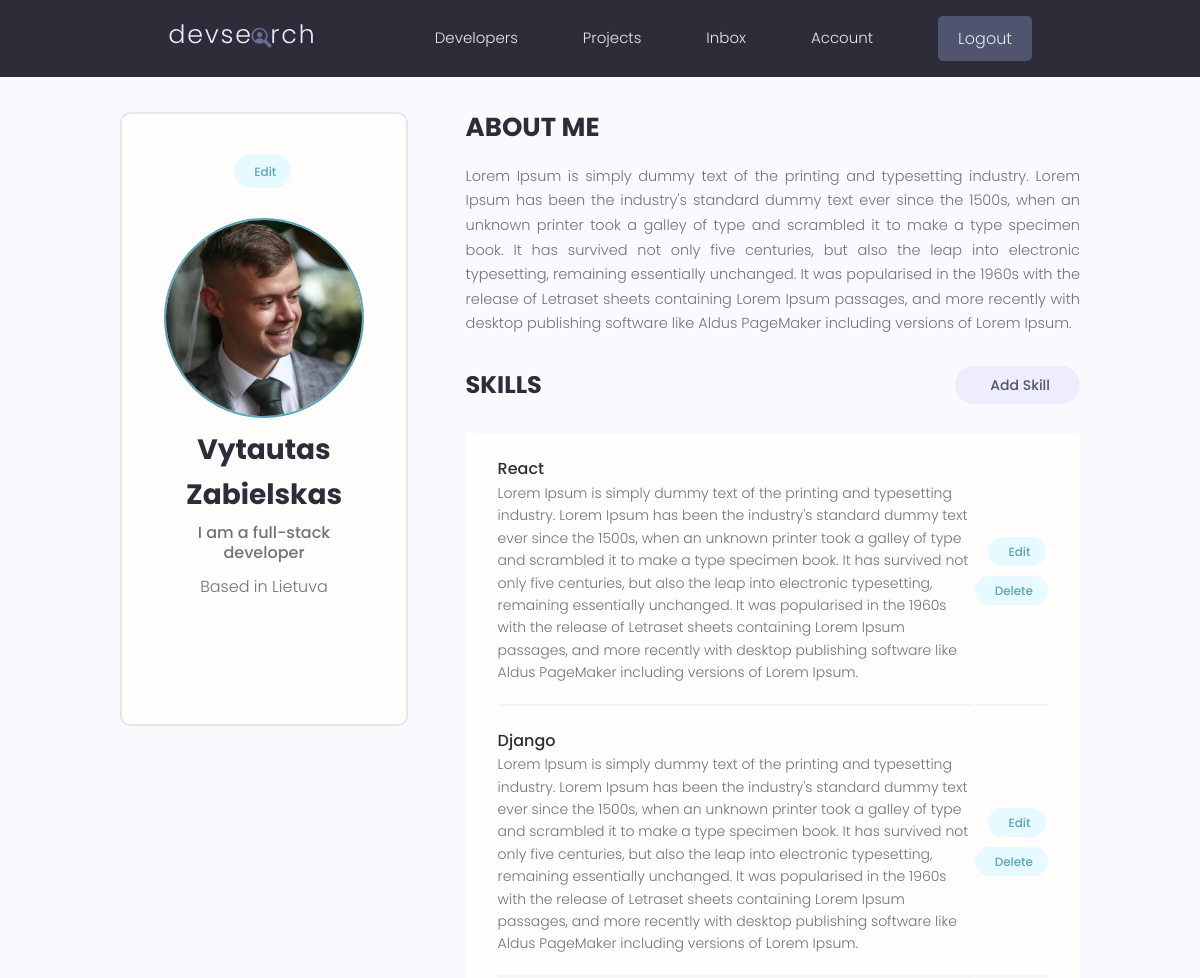
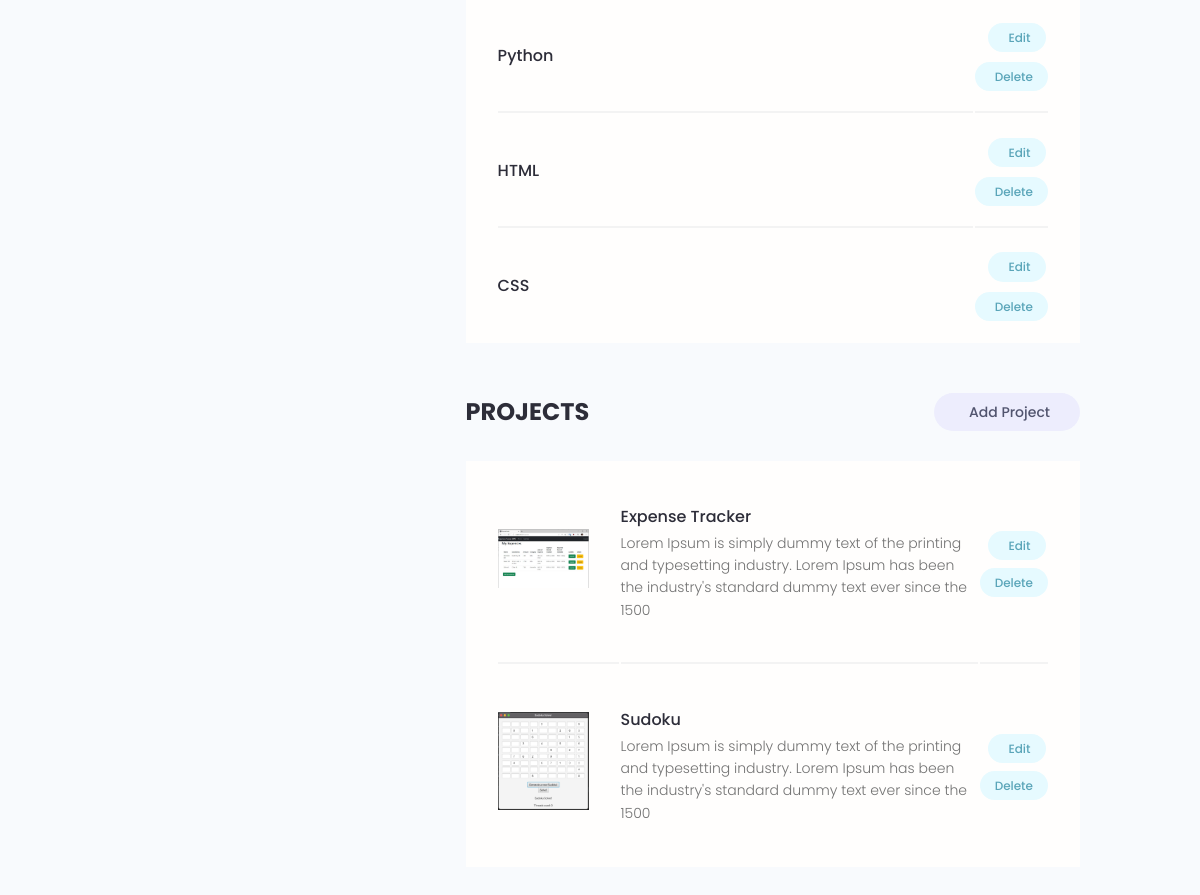
The app's page /account/ (signed in) with its own data (2 pictures, top to bottom).
### users/models.py (models this page shows, shortened)
class Profile(models.Model):
    user = models.OneToOneField(User, on_delete=models.CASCADE, null=True, blank=True)
    name = models.CharField(max_length=200, null=True, blank=True)
    email = models.EmailField(max_length=500, null=True, blank=True)
    username = models.CharField(max_length=200, null=True, blank=True)
    location = models.CharField(max_length=200, null=True, blank=True)
    short_intro = models.CharField(max_length=200, null=True, blank=True)
    bio = models.TextField(null=True, blank=True)
    profile_image = models.ImageField(null=True, blank=True, upload_to="profiles/", default="profiles/user-default.png")
    social_github = models.CharField(max_length=200, null=True, blank=True)
    social_twitter = models.CharField(max_length=200, null=True, blank=True)
    social_linkedin = models.CharField(max_length=200, null=True, blank=True)
    social_youtube = models.CharField(max_length=200, null=True, blank=True)
    social_website = models.CharField(max_length=200, null=True, blank=True)
    created = models.DateTimeField(auto_now_add=True)
    id = models.UUIDField(default=uuid.uuid4, unique=True, primary_key=True, editable=False)

class Skill(models.Model):
    owner = models.ForeignKey(Profile, on_delete=models.CASCADE, null=True, blank=True)
    name = models.CharField(max_length=200, null=True, blank=True)
    description = models.TextField(null=True, blank=True)
    created = models.DateTimeField(auto_now_add=True)
    id = models.UUIDField(default=uuid.uuid4, unique=True, primary_key=True, editable=False)

### projects/models.py (models this page shows, shortened)
class Project(models.Model):
    owner = models.ForeignKey(Profile, null=True, blank=True, on_delete=models.SET_NULL)
    title = models.CharField(max_length=200)
    description = models.TextField(null=True, blank=True)
    featured_image = models.ImageField(null=True, blank=True, default="default.jpg")
    demo_link = models.CharField(max_length=2000, null=True, blank=True)
    source_link = models.CharField(max_length=2000, null=True, blank=True)
    tags = models.ManyToManyField("Tag", blank=True)
    vote_total = models.IntegerField(default=0, null=True, blank=True)
    vote_ratio = models.IntegerField(default=0, null=True, blank=True)
    created = models.DateTimeField(auto_now_add=True)
    id = models.UUIDField(default=uuid.uuid4, unique=True, primary_key=True, editable=False)

### users/views.py (the view)
# urls.py: path("account/", views.userAccount, name="account"),
@login_required(login_url="login")
def userAccount(request):
    profile = request.user.profile
    skills = profile.skill_set.all()
    projects = profile.project_set.all()
    context = {"profile" : profile, "skills" : skills, "projects" : projects}
    return render(request, "users/account.html", context)

### users/templates/users/account.html (shortened to what this page needs)
{% extends "main.html" %} {% block content %}
<main class="settingsPage profile my-md">
    <div class="container">
        <div class="layout">
            <div class="column column--1of3">
                <div class="card text-center">
                    <div class="card__body dev">
                        <a class="tag tag--pill tag--main settings__btn" href="{% url 'edit-account' %}"> Edit</a>
                        <img class="avatar avatar--xl dev__avatar" src={{profile.profile_image.url}}/>
                        <h2 class="dev__name">{{profile.name}}</h2>
                        <p class="dev__title">{{profile.short_intro}}</p>
                        <p class="dev__location">Based in {{profile.location}}</p>
                        <ul class="dev__social">
                        </ul>
                    </div>
                </div>
            </div>
            <div class="column column--2of3">
                <div class="devInfo">
                    <h3 class="devInfo__title">About Me</h3>
                    <p class="devInfo__about">{{profile.bio}}</p>
                </div>
                <div class="settings">
                    <h3 class="settings__title">Skills</h3>
                    <a class="tag tag--pill tag--sub settings__btn tag--lg" href="{% url 'create-skill' %}"> Add Skill</a>
                </div>
                <table class="settings__table">
                    {% for skill in skills %}
                    <tr>
                        <td class="settings__tableInfo">
                            <h4>{{skill.name}}</h4>
                            <p>{{skill.description}}</p>
                        </td>
                        <td class="settings__tableActions">
                            <a class="tag tag--pill tag--main settings__btn" href="{% url 'update-skill' skill.id %}"> Edit</a>
                            <a class="tag tag--pill tag--main settings__btn" href="{% url 'delete-skill' skill.id %}?next=/account/"> Delete</a>
                        </td>
                    </tr>
                    {% endfor %}
                </table>
                <div class="settings">
                    <h3 class="settings__title">Projects</h3>
                    <a class="tag tag--pill tag--sub settings__btn tag--lg" href="{% url 'create-project' %}"> Add Project</a>
                </div>
                <table class="settings__table">
                    {% for project in projects %}
                    <tr>
                        <td class="settings__thumbnail">
                            <a href="{% url 'project' project.id %}"><img src={{project.featured_image.url}} alt="Project Thumbnail" /></a>
                        </td>
                        <td class="settings__tableInfo">
                            <a href="{% url 'project' project.id %}">{{project.title}}</a>
                            <p>{{project.description|slice:"150"}}</p>
                        </td>
                        <td class="settings__tableActions">
                            <a class="tag tag--pill tag--main settings__btn" href="{% url 'update-project' project.id %}"> Edit</a>
                            <a class="tag tag--pill tag--main settings__btn" href="{% url 'delete-project' project.id %}?next=/account/"></i> Delete</a>
                        </td>
                    </tr>
                    {% endfor %}
                </table>
            </div>
        </div>
    </div>
</main>
{% endblock content %}

### static/styles/app.css (style rules this page uses)
:root { --color-sub: #2d2d39; }
.card { border: 2px solid var(--color-light); }
img { width: 100%; }
.profile .card > .dev { padding: 4rem; }
.dev__avatar { display: block; margin: auto; }
.dev__name { color: var(--color-sub); font-size: 2.8rem; font-weight: 700; margin-top: 1rem; margin-bottom: 0.5rem; }
.dev__title { font-size: 1.6rem; font-weight: 500; line-height: 1.3; }
.dev__location { margin-top: 1rem; }
.dev__social { margin: 3rem 0; list-style: none; display: flex; justify-content: center; gap: 1.5rem; }
.devInfo { margin-bottom: 3rem; }
.devInfo__title, .devInfo__subtitle { font-size: 2.6rem; color: var(--color-sub); text-transform: uppercase; font-weight: 700; margin-bottom: 1.5rem; }
.devInfo__about, .devSkill__info { font-size: 1.45rem; line-height: 1.7; text-align: justify; }
.settingsPage .dev > .settings__btn { display: inline-block; margin-bottom: 3rem; }
.settings { display: flex; justify-content: space-between; align-items: center; }
.settings__title { font-size: 2.4rem; text-transform: uppercase; font-weight: 700; color: var(--color-sub); }
.settings__table { margin-top: 3rem; margin-bottom: 5rem; padding: 0 3rem; background: var(--color-white); }
.settings__table tr { width: 100%; }
.settings__table tr > td { padding: 2rem 0; }
.settings__table tr:not(:last-child) td { border-bottom: 2px solid var(--color-white-light); }
.settings__thumbnail { width: 23%; min-width: 10rem; }
.settings__thumbnail img { padding-right: 3rem; height: 15rem; object-fit: contain; }
.settings__tableInfo { width: 100%; }
.settings__tableInfo h4, .settings__tableInfo a { padding-right: 1rem; width: auto; font-size: 1.6rem; font-weight: 500; color: var(--color-sub); }
.settings__tableInfo p { font-size: 1.4rem; }
.settings__tableActions { text-align: right; }

### static/uikit/styles/modules/_variables.css (style rules this page uses)
:root { --color-main: #5aa5b9; --color-main-light: #e6faff; --color-sub: #3f4156; --color-sub-light: #51546e; --color-sub-lighter: #ededfd; --color-text: #737373; --color-gray: #8b8b8b; --color-light: #e5e7eb; --color-light-gray: #767676; --color-bg: #f8fafd; --color-white: #fffefd; --color-white-light: #f3f3f3; --color-success: #359e64; --color-success-bg: #def8e8; --color-error: #fc4b0b; --color-error-bg: #fff2ee; --font-base: 'Poppins', arial, helvetica, 'Segoe UI', roboto, ubuntu, sans-serif; --font-monospace: 'Fira Code', 'Courier New', courier, monospace; --font-regular: 300; --font-medium: 500; --font-bold: 700; --generic-shadow: 1px 1px 5px #00000010; --generic-transition: all 0.3s ease-in-out; }

### static/uikit/styles/modules/_base.css (style rules this page uses)
* { margin: 0; padding: 0; box-sizing: border-box; text-rendering: optimizeLegibility; color: inherit; font-size: inherit; }
html { font-size: 50%; }
@media only screen and (min-width: 480px) { html { font-size: 56.25%; } }
@media only screen and (min-width: 1200px) { html { font-size: 62.5%; } }
body { line-height: 1.6; font-weight: 400; font-size: 1.5rem; color: var(--color-text); background-color: var(--color-bg); min-height: 100vh; }

### static/uikit/styles/modules/_typography.css (style rules this page uses)
* { font-family: var(--font-base); }
h2 { font-size: 3.6rem; font-weight: var(--font-bold); }
h3 { font-size: 3.2rem; font-weight: var(--font-medium); }
h4 { font-size: 2.8rem; font-weight: var(--font-medium); }
p, span, strong { font-size: 1.6rem; color: var(--color-text); font-weight: var(--font-regular); }
a { padding-bottom: 2px; text-decoration: none; display: inline-block; color: var(--color-main); font-weight: var(--font-medium); }

### static/uikit/styles/modules/_utilities.css (style rules this page uses)
.container { width: 92%; max-width: 165rem; margin: 0 auto; box-sizing: border-box; }
@media screen and (min-width: 1000px) { .container { width: 90%; } }
@media screen and (min-width: 1200px) { .container { width: 80%; } }
.text-center { text-align: center; }
.my-md { margin: 3rem auto; }

### static/uikit/styles/modules/_avatar.css (style rules this page uses)
.avatar { border-radius: 50%; border: 2px solid var(--color-main); object-fit: cover; }
.avatar--xl { height: 20rem; width: 20rem; }

### static/uikit/styles/modules/_card.css (style rules this page uses)
.card { border-radius: 1rem; background-color: var(--color-white); border: 1.5px solid var(--color-light); width: auto; height: auto; margin-top: 0.5rem; margin-bottom: 0.5rem; overflow: hidden; }
.card__body, .card__header { padding: 2rem 2.5rem; }

### static/uikit/styles/modules/_layout.css (style rules this page uses)
.layout { display: flex; flex-flow: row wrap; justify-content: space-between; }
.layout > .column { margin-bottom: 3rem; }
.layout > .column.column--1of3 { flex-basis: 30%; }
.layout > .column.column--2of3 { flex-basis: 64%; }

### records on screen
Profile: profile_image (picture), name "Vytautas Zabielskas", short_intro "I am a full-stack developer", location "Lietuva", bio "Lorem Ipsum is simply dummy text of the printing and typesetting industry. Lorem Ipsum has been the industry's standard dummy text ever since the 1500s, when an unknown printer took a galley of type and scrambled it to make a type specimen book. It has survived not only five centuries, but also the leap into electronic typesetting, remaining essentially unchanged. It was popularised in the 1960s with the release of Letraset sheets containing Lorem Ipsum passages, and more recently with desktop publishing software like Aldus PageMaker including versions of Lorem Ipsum."
Skill: name "React", description "Lorem Ipsum is simply dummy text of the printing and typesetting industry. Lorem Ipsum has been the industry's standard dummy text ever since the 1500s, when an unknown printer took a galley of type and scrambled it to make a type specimen book. It has survived not only five centuries, but also the leap into electronic typesetting, remaining essentially unchanged. It was popularised in the 1960s with the release of Letraset sheets containing Lorem Ipsum passages, and more recently with desktop publishing software like Aldus PageMaker including versions of Lorem Ipsum."
Skill: name "Django", description "Lorem Ipsum is simply dummy text of the printing and typesetting industry. Lorem Ipsum has been the industry's standard dummy text ever since the 1500s, when an unknown printer took a galley of type and scrambled it to make a type specimen book. It has survived not only five centuries, but also the leap into electronic typesetting, remaining essentially unchanged. It was popularised in the 1960s with the release of Letraset sheets containing Lorem Ipsum passages, and more recently with desktop publishing software like Aldus PageMaker including versions of Lorem Ipsum."
Skill: name "Python"
Skill: name "HTML"
Skill: name "CSS"
Project: featured_image (picture), title "Expense Tracker", description "Lorem Ipsum is simply dummy text of the printing and typesetting industry. Lorem Ipsum has been the industry's standard dummy text ever since the 1500"
Project: featured_image (picture), title "Sudoku", description "Lorem Ipsum is simply dummy text of the printing and typesetting industry. Lorem Ipsum has been the industry's standard dummy text ever since the 1500"
